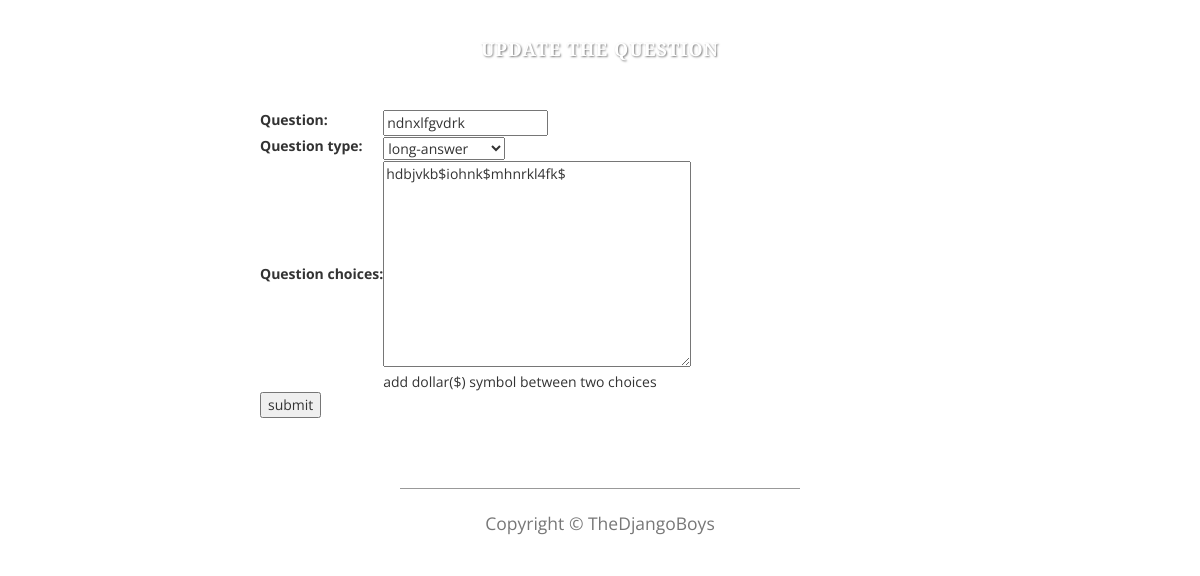
Page /forms/update/ques/26/18/ on the committed database.
### forms/models.py (models this page shows, shortened)
class Question(models.Model):
    questionnaire = models.ForeignKey(Questionnaire, null=True)
    question_type = models.CharField(max_length=50, choices=QUES_TYPES, null=True)
    question = models.CharField(max_length=300, null=True)
    question_choices = models.TextField(max_length=512, null=True, blank=True, help_text='add dollar($) symbol between two choices')

### forms/views.py (the view, shortened to what this page needs)
# urls.py: url(r'^update/ques/(?P<pk>\d+)/(?P<qk>\d+)/$',views.QuestionUpdate.as_view(),name='ques_update'),
class QuestionUpdate(UpdateView):
    model = Question
    fields = ['question','question_type','question_choices']
    template_name='forms/ques_update.html'

### forms/templates/forms/ques_update.html (shortened to what this page needs)
{% extends 'base.html' %}
{% load staticfiles %}
{% load bootstrap %}
{% block heading %}
<div class="brand"><h4>Update The Question</h4></div>
{% endblock %}
{% block content %}
    <div class="container  ">
        <div class="row">
            <div class="col-lg-2">
            </div>
            <div class="col-lg-8 box ">
                <div style="padding: 0 35px;">
                    <form action="" method="post">
                        <table>
                            {{form|bootstrap}}
                        </table>
                        <input type="submit" value="submit" />
                    </form>
                </div>
            </div>
        </div>
    </div>
{% endblock %}

### nomi/static/nomi/css/business-casual.css (style rules this page uses)
body { font-family: "Open Sans","Helvetica Neue",Helvetica,Arial,sans-serif; background: url('../img/bg.jpg') no-repeat center center fixed; -webkit-background-size: cover; -moz-background-size: cover; background-size: cover; -o-background-size: cover; }
h1, h2, h3, h4, h5, h6 { text-transform: uppercase; font-family: "Josefin Slab","Helvetica Neue",Helvetica,Arial,sans-serif; font-weight: 700; letter-spacing: 1px; }
.brand, .address-bar { display: none; }
.box { margin-bottom: 20px; padding: 30px 15px; background: #fff; background: rgba(255,255,255,0.9); }
@media screen and (min-width:768px) { .brand { display: inherit; margin: 0; padding: 30px 0 10px; text-align: center; text-shadow: 1px 1px 2px rgba(0,0,0,0.5); font-family: "Josefin Slab","Helvetica Neue",Helvetica,Arial,sans-serif; font-size: 5em; font-weight: 700; line-height: normal; color: #fff; } }
@media screen and (min-width:1200px) { .box:after { content: ''; display: table; clear: both; } }

### rows in the picture
Question: question "ndnxlfgvdrk", question_type "long-answer", question_choices "hdbjvkb$iohnk$mhnrkl4fk$"
